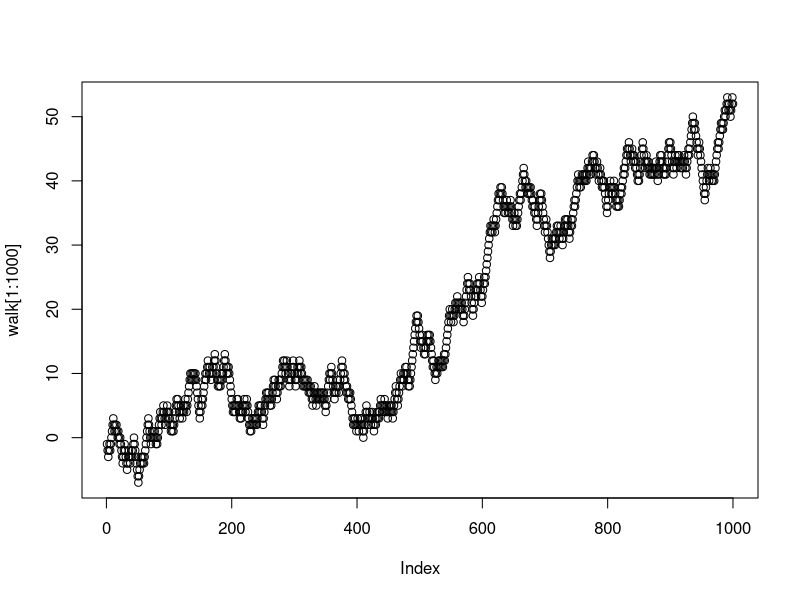
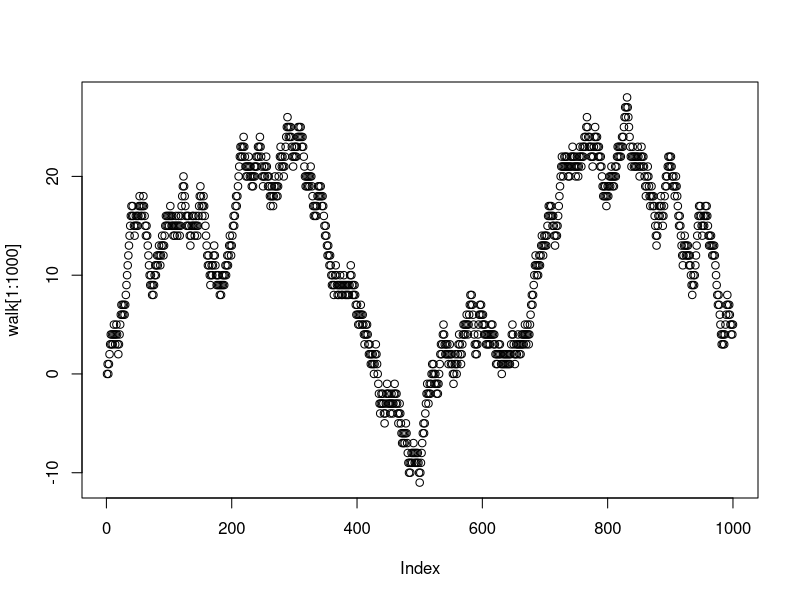

R code for these plots, in order:
## ---- chunk 1
knitr::opts_chunk$set(warning = FALSE, message=FALSE)
## ---- chunk 2
library(knitr)
## ---- chunk 3
my_paragraph <- "In probability theory and statistics, covariance is a measure of the joint variability of two random variables.If the greater values of one variable mainly correspond with the greater values of the other variable, and the same holds for the lesser values (that is, the variables tend to show similar behavior), the covariance is positive. In the opposite case, when the greater values of one variable mainly correspond to the lesser values of the other, (that is, the variables tend to show opposite behavior), the covariance is negative. The sign of the covariance therefore shows the tendency in the linear relationship between the variables. The magnitude of the covariance is not easy to interpret because it is not normalized and hence depends on the magnitudes of the variables. The normalized version of the covariance, the correlation coefficient, however, shows by its magnitude the strength of the linear relation."
the_letters <- tolower(unlist(strsplit(my_paragraph, split="")))

## ---- chunk 4
only_letters <- the_letters[the_letters %in% letters]
letter_count <- as.data.frame(table(only_letters))
## ---- chunk 5

letters_df <- data.frame(
  letras = letters
)

letter_freq <- merge(letters_df, letter_count, by.x = "letras", by.y = "only_letters", all.x = TRUE)

letter_freq[is.na(letter_freq)] <- 0
letter_freq["probabilites"] <- letter_freq["Freq"]/sum(letter_freq["Freq"])

knitr::kable(letter_freq)

## ---- chunk 6
random_words <- c()
for (i in 1:100) {
  random_words[i] = paste0(
    sample(letter_freq$letras, 5, replace = TRUE, 
                      prob = letter_freq$probabilites), 
    collapse = "")
}
## ---- chunk 7
steps <- replicate(10000, sample(c(1,-1), 1, replace = TRUE))

walk <- cumsum(steps[1:length(steps)])

plot(walk[1:1000])
## ---- chunk 8
walk <- c(0)

for (i in 1:10000) {
  steps <- sample(c(1,-1), 1, replace = TRUE)
  walk[i+1] <- walk[i] + steps
}

plot(walk[1:1000])
